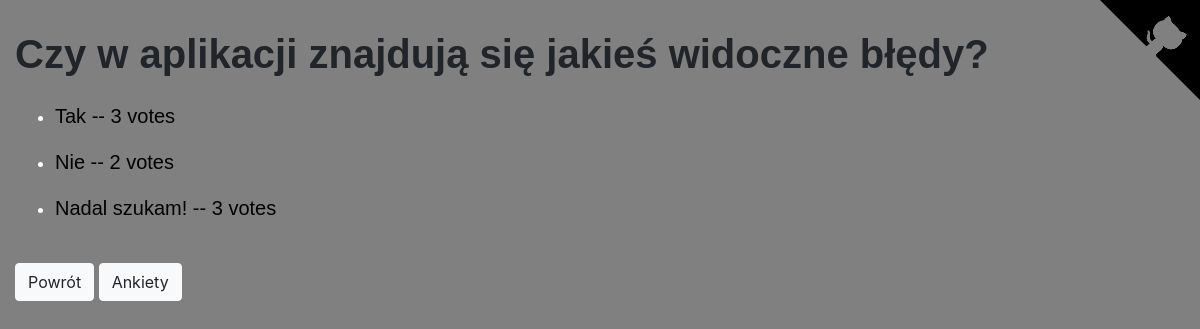
The page /polls/9/results/ on the database as committed earlier.
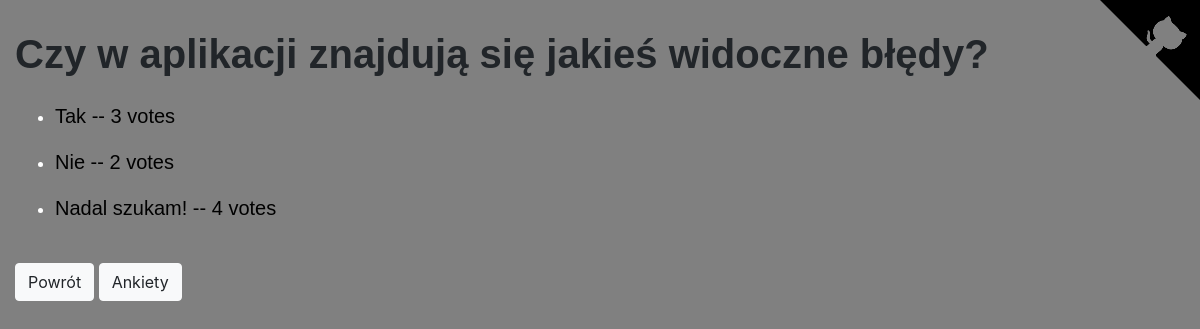
The same page on the database as committed later.
### polls/models.py (models this page shows, shortened)
class Choice(models.Model):
    question = models.ForeignKey(Question, on_delete=models.CASCADE)
    choice_text = models.CharField(max_length=200)
    votes = models.IntegerField(default=0)

### polls/views.py (the view)
# urls.py: path('<int:pk>/results/', views.ResultsView.as_view(), name='results'),
class ResultsView(generic.DetailView):
    model = Question
    template_name = 'polls/results.html'

### polls/templates/polls/results.html (shortened to what this page needs)
{% extends 'polls/base.html' %}
{% block body %}
    <h1>{{ question.question_text }}</h1>
    <ul>
    {% for choice in question.choice_set.all %}
        <li><p>{{ choice.choice_text }} -- {{ choice.votes }} vote{{ choice.votes|pluralize }}</p></li>
    {% endfor %}
    </ul>
    <br>
    <a class="btn btn-light" href="{% url 'polls:detail' question.id %}">Powrót</a>
    <a class="btn btn-light" href="{% url 'polls:index' %}">Ankiety</a>
{% endblock %}

Rows that differ between the two databases and show on the page:
changed Choice "Nadal szukam!": votes "3" → "4"
